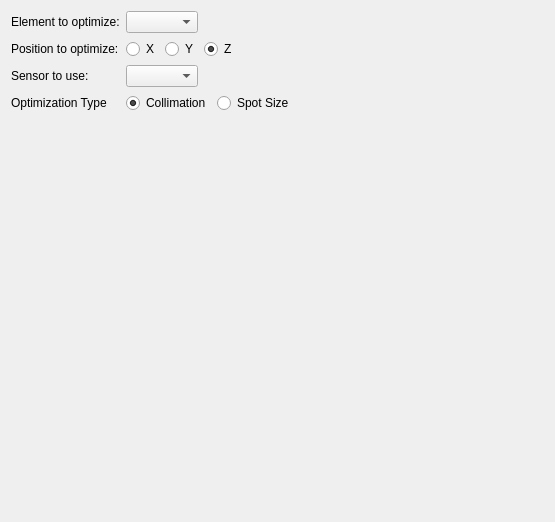
<?xml version="1.0" encoding="UTF-8"?>
<ui version="4.0">
 <class>Dialog</class>
 <widget class="QDialog" name="Dialog">
  <property name="geometry">
   <rect>
    <x>0</x>
    <y>0</y>
    <width>555</width>
    <height>522</height>
   </rect>
  </property>
  <property name="windowTitle">
   <string>Optimize Collimation</string>
  </property>
  <layout class="QVBoxLayout" name="verticalLayout">
   <item>
    <layout class="QFormLayout" name="formLayout">
     <property name="sizeConstraint">
      <enum>QLayout::SetMaximumSize</enum>
     </property>
     <property name="fieldGrowthPolicy">
      <enum>QFormLayout::ExpandingFieldsGrow</enum>
     </property>
     <item row="2" column="0">
      <widget class="QLabel" name="label_7">
       <property name="text">
        <string>Position to optimize:</string>
       </property>
      </widget>
     </item>
     <item row="2" column="1">
      <layout class="QHBoxLayout" name="horizontalLayout">
       <item>
        <widget class="QRadioButton" name="X">
         <property name="text">
          <string>X</string>
         </property>
         <attribute name="buttonGroup">
          <string notr="true">buttonGroup</string>
         </attribute>
        </widget>
       </item>
       <item>
        <widget class="QRadioButton" name="Y">
         <property name="text">
          <string>Y</string>
         </property>
         <attribute name="buttonGroup">
          <string notr="true">buttonGroup</string>
         </attribute>
        </widget>
       </item>
       <item>
        <widget class="QRadioButton" name="Z">
         <property name="text">
          <string>Z</string>
         </property>
         <property name="checked">
          <bool>true</bool>
         </property>
         <attribute name="buttonGroup">
          <string notr="true">buttonGroup</string>
         </attribute>
        </widget>
       </item>
      </layout>
     </item>
     <item row="3" column="0">
      <widget class="QLabel" name="label_11">
       <property name="text">
        <string>Sensor to use:</string>
       </property>
      </widget>
     </item>
     <item row="1" column="1">
      <widget class="QComboBox" name="Element"/>
     </item>
     <item row="1" column="0">
      <widget class="QLabel" name="label_10">
       <property name="text">
        <string>Element to optimize:</string>
       </property>
      </widget>
     </item>
     <item row="3" column="1">
      <widget class="QComboBox" name="Sensor"/>
     </item>
     <item row="4" column="0">
      <widget class="QLabel" name="label">
       <property name="text">
        <string>Optimization Type</string>
       </property>
      </widget>
     </item>
     <item row="4" column="1">
      <layout class="QHBoxLayout" name="horizontalLayout_2">
       <item>
        <widget class="QRadioButton" name="Collimation">
         <property name="text">
          <string>Collimation</string>
         </property>
         <property name="checked">
          <bool>true</bool>
         </property>
        </widget>
       </item>
       <item>
        <widget class="QRadioButton" name="SpotSize">
         <property name="text">
          <string>Spot Size</string>
         </property>
        </widget>
       </item>
      </layout>
     </item>
    </layout>
   </item>
  </layout>
 </widget>
 <resources/>
 <connections/>
 <buttongroups>
  <buttongroup name="buttonGroup"/>
 </buttongroups>
</ui>
